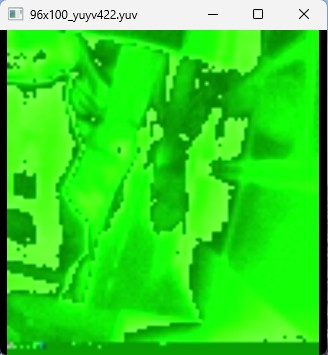
#> input picture images/96x100_yuyv422.jpg, 328 x 355 px, given in place of the camera
$ python GW192a_test_Windows.py
#> lines starting #> are read from the running program, lines starting #| are printed output that depends on the picture
#!/usr/bin/env python3
# -*- coding: utf-8 -*-

import cv2
import numpy as np
import os
import json
import tempfile
import traceback
import time
from datetime import datetime
import sys

# --- Directories and configuration ---
SAVE_DIR = "snapshots"
SETTINGS_DIR = "settings"
SETTINGS_FILE = os.path.join(SETTINGS_DIR, "config.json")
os.makedirs(SAVE_DIR, exist_ok=True)
os.makedirs(SETTINGS_DIR, exist_ok=True)

# --- Utility functions ---
def atomic_save_json(path, data):
    """Atomically save JSON (write to temp file then replace)."""
    tmp_path = None
    try:
        dir_name = os.path.dirname(path) or "."
        fd, tmp_path = tempfile.mkstemp(prefix="tmp_settings_", dir=dir_name, text=True)
        with os.fdopen(fd, "w", encoding="utf-8") as f:
            json.dump(data, f, indent=4, ensure_ascii=False)
            f.flush()
            os.fsync(f.fileno())
        os.replace(tmp_path, path)
        return True
    except Exception:
        traceback.print_exc()
        try:
            if tmp_path and os.path.exists(tmp_path):
                os.remove(tmp_path)
        except Exception:
            pass
        return False

def load_settings():
    """Load settings or create defaults if missing/corrupted."""
    default_settings = {
        "rotation_index": 1,  # 90°
        "map_index": 0,
        "interpolation_index": 0,
        "scale_percent": 600
    }
    if not os.path.exists(SETTINGS_FILE):
        atomic_save_json(SETTINGS_FILE, default_settings)
        return default_settings
    try:
        with open(SETTINGS_FILE, "r", encoding="utf-8") as f:
#> (reads settings/config.json from the repository)
            data = json.load(f)
        changed = False
        for k, v in default_settings.items():
            if k not in data:
                data[k] = v
                changed = True
        if changed:
            atomic_save_json(SETTINGS_FILE, data)
        return data
    except Exception:
        traceback.print_exc()
        atomic_save_json(SETTINGS_FILE, default_settings)
        return default_settings

def update_and_save(settings, key, value):
    """Update settings dict and save to disk."""
    settings[key] = value
    success = atomic_save_json(SETTINGS_FILE, settings)
    if not success:
        print("Warning: Failed to save settings to disk.")
    return success

# --- On-screen message system ---
last_message = ""
last_message_time = 0
MESSAGE_DURATION = 2.0  # seconds

def show_message(text):
    global last_message, last_message_time
    last_message = text
    last_message_time = time.time()

# --- Recording state ---
is_recording = False
video_writer = None
video_filename = None
rec_blink_state = False
last_blink_time = 0
BLINK_INTERVAL = 1  # seconds

# --- Load persisted settings ---
settings = load_settings()
rotation_index = int(settings.get("rotation_index", 1))
map_index = int(settings.get("map_index", 0))
interpolation_index = int(settings.get("interpolation_index", 0))
scale_percent = int(settings.get("scale_percent", 600))

# --- Parameters ---
min_scale, max_scale, step = 150, 1000, 50
show_text = False
cameraResolution_Horizontal = 96
cameraResolution_Vertical = 96

# --- Rotation modes ---
rotation_modes = [
    None,
    cv2.ROTATE_90_CLOCKWISE,
    cv2.ROTATE_180,
    cv2.ROTATE_90_COUNTERCLOCKWISE
]

# --- Full color maps list (restored) ---
color_maps = [
    cv2.COLORMAP_INFERNO, cv2.COLORMAP_AUTUMN, cv2.COLORMAP_BONE, cv2.COLORMAP_CIVIDIS,
    cv2.COLORMAP_COOL, cv2.COLORMAP_DEEPGREEN, cv2.COLORMAP_HOT, cv2.COLORMAP_HSV,
    cv2.COLORMAP_JET, cv2.COLORMAP_MAGMA, cv2.COLORMAP_OCEAN, cv2.COLORMAP_PARULA,
    cv2.COLORMAP_PINK, cv2.COLORMAP_PLASMA, cv2.COLORMAP_RAINBOW, cv2.COLORMAP_SPRING,
    cv2.COLORMAP_SUMMER, cv2.COLORMAP_TURBO, cv2.COLORMAP_TWILIGHT, cv2.COLORMAP_TWILIGHT_SHIFTED,
    cv2.COLORMAP_VIRIDIS, cv2.COLORMAP_WINTER
]

# --- Full interpolation list (restored) ---
interpolation_type = [
    cv2.INTER_LINEAR_EXACT, cv2.INTER_NEAREST, cv2.INTER_AREA, cv2.INTER_BITS,
    cv2.INTER_BITS2, cv2.INTER_CUBIC, cv2.INTER_LANCZOS4, cv2.INTER_LINEAR
]

# Defensive bounds
rotation_index %= len(rotation_modes)
map_index %= len(color_maps)
interpolation_index %= len(interpolation_type)
scale_percent = max(min(scale_percent, max_scale), min_scale)

# --- Text constants ---
FONT = cv2.FONT_HERSHEY_SIMPLEX
FONT_SCALE = 0.4
THICKNESS = 1
TEXT_COLOR = (255, 255, 255)

# --- Initialize camera ---
stream = cv2.VideoCapture(1, cv2.CAP_DSHOW if os.name == 'nt' else 0)
stream.set(cv2.CAP_PROP_FRAME_WIDTH, cameraResolution_Horizontal)
stream.set(cv2.CAP_PROP_FRAME_HEIGHT, cameraResolution_Vertical)

if not stream.isOpened():
    print("Camera open error")
    sys.exit(1)

try:
    while True:
        ret, frame = stream.read()
#> frame is the input picture: shape (355, 328, 3); mean B, G, R 32.3, 217, 48.3
        if not ret:
            print("Stream read error")
            break

        # --- Rotation ---
        if rotation_modes[rotation_index] is not None:
            frame = cv2.rotate(frame, rotation_modes[rotation_index])
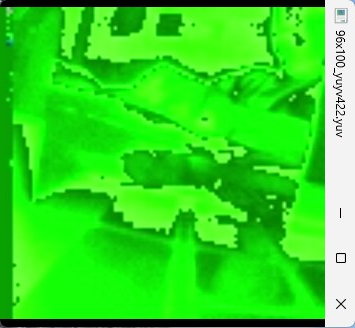
#> frame: shape (328, 355, 3); mean B, G, R 32.3, 217, 48.3

        # --- Convert to grayscale and normalize ---
        gray = cv2.cvtColor(frame, cv2.COLOR_BGR2GRAY)
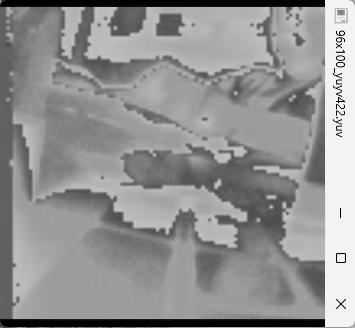
#> gray: shape (328, 355); min 0, max 255, mean 145.5
        gray_norm = cv2.normalize(gray, None, 0, 255, cv2.NORM_MINMAX)
        gray_uint8 = np.uint8(gray_norm)

        # --- Apply colormap (safe) ---
        try:
            cmap = color_maps[map_index]
            colored = cv2.applyColorMap(gray_uint8, cmap)
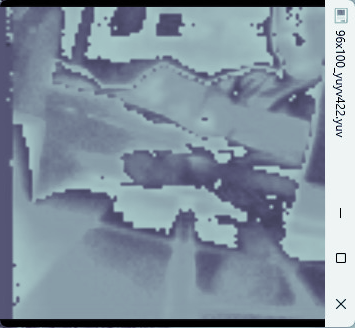
#> colored: shape (328, 355, 3); mean B, G, R 157.7, 144, 129.3
        except Exception as e:
            traceback.print_exc()
            print(f"Invalid colormap at index {map_index}, falling back to COLORMAP_INFERNO")
            map_index = 0
            colored = cv2.applyColorMap(gray_uint8, color_maps[0])

        # --- Resize safely ---
        new_w = max(1, int(colored.shape[1] * scale_percent / 100))
#> new_w = 2130
        new_h = max(1, int(colored.shape[0] * scale_percent / 100))
#> new_h = 1968
        interp = interpolation_type[interpolation_index]
        try:
            clean_frame = cv2.resize(colored, (new_w, new_h), interpolation=interp)
        except Exception as e:
            traceback.print_exc()
            print(f"Invalid interpolation index {interpolation_index}, fallback to INTER_LINEAR.")
            clean_frame = cv2.resize(colored, (new_w, new_h), interpolation=cv2.INTER_LINEAR)

        # --- Display frame with overlays ---
        display_frame = clean_frame.copy()
        h, w = display_frame.shape[:2]
#> h = 1968; w = 2130

        cv2.putText(display_frame, 'GOYOJO GW192A Thermal Camera. Type [H] for help.',
                    (10, h - 10), FONT, FONT_SCALE, TEXT_COLOR, THICKNESS, cv2.LINE_AA)

        if show_text:
            lines = [
                'Application features:',
                ' ',
                'Type [H] to show/hide help',
                'Type [+]/[-] to resize window',
                'Type [R] to rotate window',
                'Type [P] to change the color palette',
                'Type [I] to change the interpolation type',
                'Type [S] to save the screenshot as a PNG file',
                'Type [V] to capture video as MP4 file',
                'Type [Q] to close application'
            ]
            y = 20
            for line in lines:
                cv2.putText(display_frame, line, (10, y), FONT, FONT_SCALE, TEXT_COLOR, THICKNESS, cv2.LINE_AA)
                y += 15

        if last_message and (time.time() - last_message_time < MESSAGE_DURATION):
            cv2.putText(display_frame, last_message, (10, h - 25), FONT, FONT_SCALE, TEXT_COLOR, THICKNESS, cv2.LINE_AA)

        if is_recording:
            current_time = time.time()
            if current_time - last_blink_time >= BLINK_INTERVAL:
                rec_blink_state = not rec_blink_state
                last_blink_time = current_time
            if rec_blink_state:
                cv2.putText(display_frame, "REC", (w - 80, 40),
                            cv2.FONT_HERSHEY_SIMPLEX, 1, (0, 0, 255), 3, cv2.LINE_AA)
            if video_writer is not None:
                video_writer.write(clean_frame)

        cv2.imshow("GW192A thermal Camera Live View", display_frame)

        # --- Keyboard controls ---
        key = cv2.waitKey(1) & 0xFF
#> (key q is pressed here)
        if key == ord('q'):
            break
        elif key in (ord('h'), ord('H')):
            show_text = not show_text
        elif key in (ord('r'), ord('R')):
            rotation_index = (rotation_index + 1) % 4
            update_and_save(settings, "rotation_index", rotation_index)
            show_message(f"Rotate: {rotation_index * 90}°")
        elif key in (ord('p'), ord('P')):
            map_index = (map_index + 1) % len(color_maps)
            update_and_save(settings, "map_index", map_index)
            show_message(f"Color palette: {map_index + 1} of {len(color_maps)}")
        elif key in (ord('i'), ord('I')):
            interpolation_index = (interpolation_index + 1) % len(interpolation_type)
            update_and_save(settings, "interpolation_index", interpolation_index)
            show_message(f"Interpolation: {interpolation_index + 1} of {len(interpolation_type)}")
        elif key in (ord('+'), ord('=')):
            scale_percent = min(scale_percent + step, max_scale)
            update_and_save(settings, "scale_percent", scale_percent)
            show_message(f"Scale: {scale_percent}%")
        elif key in (ord('-'), ord('_')):
            scale_percent = max(scale_percent - step, min_scale)
            update_and_save(settings, "scale_percent", scale_percent)
            show_message(f"Scale: {scale_percent}%")
        elif key in (ord('s'), ord('S')):
            timestamp = datetime.now().strftime("%Y-%m-%d_%H-%M-%S")
            filename = os.path.join(SAVE_DIR, f"snapshot_{timestamp}.png")
            try:
                cv2.imwrite(filename, clean_frame)
                show_message(f"Saved: {os.path.basename(filename)}")
            except Exception:
                traceback.print_exc()
                show_message("Failed to save snapshot.")
        elif key in (ord('v'), ord('V')):
            if not is_recording:
                timestamp = datetime.now().strftime("%Y-%m-%d_%H-%M-%S")
                video_filename = os.path.join(SAVE_DIR, f"capture_{timestamp}.mp4")
                fourcc = cv2.VideoWriter_fourcc(*'mp4v')
                fps = 25
                frame_size = (clean_frame.shape[1], clean_frame.shape[0])
                try:
                    video_writer = cv2.VideoWriter(video_filename, fourcc, fps, frame_size)
                    if not video_writer.isOpened():
                        raise RuntimeError("VideoWriter failed to open.")
                    is_recording = True
                    rec_blink_state = True
                    last_blink_time = time.time()
                    show_message(f"Recording started: {os.path.basename(video_filename)}")
                except Exception:
                    traceback.print_exc()
                    show_message("Failed to start recording.")
                    video_writer = None
                    is_recording = False
            else:
                is_recording = False
                if video_writer is not None:
                    try:
                        video_writer.release()
                        show_message(f"Recording stopped: {os.path.basename(video_filename)}")
                    except Exception:
                        traceback.print_exc()
                        show_message("Failed to stop recording.")
                    finally:
                        video_writer = None

finally:
    try:
        if video_writer is not None:
            video_writer.release()
    except Exception:
        pass
    stream.release()
    cv2.destroyAllWindows()
